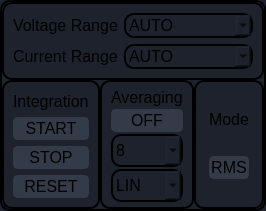
                              <widget class="QFrame" name="frame_pms_control">
                               <property name="styleSheet">
                                <string notr="true">border: 2px solid black;
border-radius: 10px;
background-color: rgb(29,34, 44);
</string>
                               </property>
                               <property name="frameShape">
                                <enum>QFrame::StyledPanel</enum>
                               </property>
                               <property name="frameShadow">
                                <enum>QFrame::Raised</enum>
                               </property>
                               <layout class="QVBoxLayout" name="verticalLayout_28">
                                <property name="spacing">
                                 <number>0</number>
                                </property>
                                <property name="leftMargin">
                                 <number>0</number>
                                </property>
                                <property name="topMargin">
                                 <number>0</number>
                                </property>
                                <property name="rightMargin">
                                 <number>0</number>
                                </property>
                                <property name="bottomMargin">
                                 <number>0</number>
                                </property>
                                <item>
                                 <widget class="QFrame" name="frame_pms_control__range">
                                  <property name="frameShape">
                                   <enum>QFrame::StyledPanel</enum>
                                  </property>
                                  <property name="frameShadow">
                                   <enum>QFrame::Raised</enum>
                                  </property>
                                  <layout class="QFormLayout" name="formLayout">
                                   <item row="0" column="0">
                                    <widget class="QLabel" name="label_pms_voltage_range">
                                     <property name="font">
                                      <font>
                                       <pointsize>12</pointsize>
                                      </font>
                                     </property>
                                     <property name="styleSheet">
                                      <string notr="true">border:none;</string>
                                     </property>
                                     <property name="text">
                                      <string>Voltage Range</string>
                                     </property>
                                    </widget>
                                   </item>
                                   <item row="0" column="1">
                                    <widget class="QComboBox" name="cbx_pms_voltage_range">
                                     <property name="maximumSize">
                                      <size>
                                       <width>16777215</width>
                                       <height>54</height>
                                      </size>
                                     </property>
                                     <property name="font">
                                      <font>
                                       <pointsize>12</pointsize>
                                      </font>
                                     </property>
                                     <item>
                                      <property name="text">
                                       <string>AUTO</string>
                                      </property>
                                     </item>
                                     <item>
                                      <property name="text">
                                       <string>10 mA</string>
                                      </property>
                                     </item>
                                    </widget>
                                   </item>
                                   <item row="1" column="0">
                                    <widget class="QLabel" name="label_pms_current_range">
                                     <property name="font">
                                      <font>
                                       <pointsize>12</pointsize>
                                      </font>
                                     </property>
                                     <property name="styleSheet">
                                      <string notr="true">border:none;</string>
                                     </property>
                                     <property name="text">
                                      <string>Current Range</string>
                                     </property>
                                    </widget>
                                   </item>
                                   <item row="1" column="1">
                                    <widget class="QComboBox" name="cbx_pms_current_range">
                                     <property name="maximumSize">
                                      <size>
                                       <width>16777215</width>
                                       <height>54</height>
                                      </size>
                                     </property>
                                     <property name="font">
                                      <font>
                                       <pointsize>12</pointsize>
                                      </font>
                                     </property>
                                     <item>
                                      <property name="text">
                                       <string>AUTO</string>
                                      </property>
                                     </item>
                                     <item>
                                      <property name="text">
                                       <string>10 mA</string>
                                      </property>
                                     </item>
                                    </widget>
                                   </item>
                                  </layout>
                                 </widget>
                                </item>
                                <item>
                                 <widget class="QFrame" name="frame_pms_control_lower">
                                  <property name="styleSheet">
                                   <string notr="true">border:none;</string>
                                  </property>
                                  <property name="frameShape">
                                   <enum>QFrame::StyledPanel</enum>
                                  </property>
                                  <property name="frameShadow">
                                   <enum>QFrame::Raised</enum>
                                  </property>
                                  <layout class="QHBoxLayout" name="horizontalLayout_18">
                                   <property name="spacing">
                                    <number>0</number>
                                   </property>
                                   <property name="leftMargin">
                                    <number>0</number>
                                   </property>
                                   <property name="topMargin">
                                    <number>0</number>
                                   </property>
                                   <property name="rightMargin">
                                    <number>0</number>
                                   </property>
                                   <property name="bottomMargin">
                                    <number>0</number>
                                   </property>
                                   <item>
                                    <widget class="QFrame" name="frame_pms_integration">
                                     <property name="styleSheet">
                                      <string notr="true">border: 2px solid black;
border-radius: 10px;</string>
                                     </property>
                                     <property name="frameShape">
                                      <enum>QFrame::StyledPanel</enum>
                                     </property>
                                     <property name="frameShadow">
                                      <enum>QFrame::Raised</enum>
                                     </property>
                                     <layout class="QVBoxLayout" name="verticalLayout_25">
                                      <item>
                                       <widget class="QLabel" name="label_pms_integration">
                                        <property name="sizePolicy">
                                         <sizepolicy hsizetype="Preferred" vsizetype="Minimum">
                                          <horstretch>0</horstretch>
                                          <verstretch>0</verstretch>
                                         </sizepolicy>
                                        </property>
                                        <property name="minimumSize">
                                         <size>
                                          <width>0</width>
                                          <height>20</height>
                                         </size>
                                        </property>
                                        <property name="maximumSize">
                                         <size>
                                          <width>16777215</width>
                                          <height>20</height>
                                         </size>
                                        </property>
                                        <property name="font">
                                         <font>
                                          <pointsize>12</pointsize>
                                         </font>
                                        </property>
                                        <property name="styleSheet">
                                         <string notr="true">border:none;</string>
                                        </property>
                                        <property name="text">
                                         <string>Integration</string>
                                        </property>
                                       </widget>
                                      </item>
                                      <item>
                                       <widget class="QPushButton" name="btn_pms_integration_start">
                                        <property name="font">
                                         <font>
                                          <pointsize>12</pointsize>
                                         </font>
                                        </property>
                                        <property name="styleSheet">
                                         <string notr="true">QPushButton {
	border: 2px solid rgb(52, 59, 72);
	border-radius: 5px;	
	background-color: rgb(52, 59, 72);
}
QPushButton:hover {
	background-color: rgb(57, 65, 80);
	border: 2px solid rgb(61, 70, 86);
}
QPushButton:pressed {	
	background-color: rgb(35, 40, 49);
	border: 2px solid rgb(43, 50, 61);
}</string>
                                        </property>
                                        <property name="text">
                                         <string>START</string>
                                        </property>
                                       </widget>
                                      </item>
                                      <item>
                                       <widget class="QPushButton" name="btn_pms_integration_stop">
                                        <property name="font">
                                         <font>
                                          <pointsize>12</pointsize>
                                         </font>
                                        </property>
                                        <property name="styleSheet">
                                         <string notr="true">QPushButton {
	border: 2px solid rgb(52, 59, 72);
	border-radius: 5px;	
	background-color: rgb(52, 59, 72);
}
QPushButton:hover {
	background-color: rgb(57, 65, 80);
	border: 2px solid rgb(61, 70, 86);
}
QPushButton:pressed {	
	background-color: rgb(35, 40, 49);
	border: 2px solid rgb(43, 50, 61);
}</string>
                                        </property>
                                        <property name="text">
                                         <string>STOP</string>
                                        </property>
                                       </widget>
                                      </item>
                                      <item>
                                       <widget class="QPushButton" name="btn_pms_integration_reset">
                                        <property name="font">
                                         <font>
                                          <pointsize>12</pointsize>
                                         </font>
                                        </property>
                                        <property name="styleSheet">
                                         <string notr="true">QPushButton {
	border: 2px solid rgb(52, 59, 72);
	border-radius: 5px;	
	background-color: rgb(52, 59, 72);
}
QPushButton:hover {
	background-color: rgb(57, 65, 80);
	border: 2px solid rgb(61, 70, 86);
}
QPushButton:pressed {	
	background-color: rgb(35, 40, 49);
	border: 2px solid rgb(43, 50, 61);
}</string>
                                        </property>
                                        <property name="text">
                                         <string>RESET</string>
                                        </property>
                                       </widget>
                                      </item>
                                     </layout>
                                    </widget>
                                   </item>
                                   <item>
                                    <widget class="QFrame" name="frame_pms_averaging">
                                     <property name="styleSheet">
                                      <string notr="true">border: 2px solid black;
border-radius: 10px;</string>
                                     </property>
                                     <property name="frameShape">
                                      <enum>QFrame::StyledPanel</enum>
                                     </property>
                                     <property name="frameShadow">
                                      <enum>QFrame::Raised</enum>
                                     </property>
                                     <layout class="QVBoxLayout" name="verticalLayout_26">
                                      <property name="spacing">
                                       <number>2</number>
                                      </property>
                                      <property name="topMargin">
                                       <number>5</number>
                                      </property>
                                      <property name="bottomMargin">
                                       <number>5</number>
                                      </property>
                                      <item>
                                       <widget class="QLabel" name="label_pms_averaging">
                                        <property name="sizePolicy">
                                         <sizepolicy hsizetype="Preferred" vsizetype="Minimum">
                                          <horstretch>0</horstretch>
                                          <verstretch>0</verstretch>
                                         </sizepolicy>
                                        </property>
                                        <property name="minimumSize">
                                         <size>
                                          <width>0</width>
                                          <height>20</height>
                                         </size>
                                        </property>
                                        <property name="maximumSize">
                                         <size>
                                          <width>16777215</width>
                                          <height>20</height>
                                         </size>
                                        </property>
                                        <property name="font">
                                         <font>
                                          <pointsize>12</pointsize>
                                         </font>
                                        </property>
                                        <property name="styleSheet">
                                         <string notr="true">border:none;</string>
                                        </property>
                                        <property name="text">
                                         <string>Averaging</string>
                                        </property>
                                       </widget>
                                      </item>
                                      <item>
                                       <widget class="QPushButton" name="btn_pms_averaging_toggle">
                                        <property name="font">
                                         <font>
                                          <pointsize>12</pointsize>
                                         </font>
                                        </property>
                                        <property name="styleSheet">
                                         <string notr="true">QPushButton {
	border: 2px solid rgb(52, 59, 72);
	border-radius: 5px;	
	background-color: rgb(52, 59, 72);
}
QPushButton:hover {
	background-color: rgb(57, 65, 80);
	border: 2px solid rgb(61, 70, 86);
}
QPushButton:pressed {	
	background-color: rgb(35, 40, 49);
	border: 2px solid rgb(43, 50, 61);
}</string>
                                        </property>
                                        <property name="text">
                                         <string>OFF</string>
                                        </property>
                                       </widget>
                                      </item>
                                      <item>
                                       <widget class="QComboBox" name="cbx_pms_averaging_count">
                                        <property name="maximumSize">
                                         <size>
                                          <width>16777215</width>
                                          <height>40</height>
                                         </size>
                                        </property>
                                        <property name="font">
                                         <font>
                                          <pointsize>12</pointsize>
                                         </font>
                                        </property>
                                        <item>
                                         <property name="text">
                                          <string>8</string>
                                         </property>
                                        </item>
                                        <item>
                                         <property name="text">
                                          <string>16</string>
                                         </property>
                                        </item>
                                        <item>
                                         <property name="text">
                                          <string>64</string>
                                         </property>
                                        </item>
                                       </widget>
                                      </item>
                                      <item>
                                       <widget class="QComboBox" name="cbx_pms_averaging_mode">
                                        <property name="maximumSize">
                                         <size>
                                          <width>16777215</width>
                                          <height>40</height>
                                         </size>
                                        </property>
                                        <property name="font">
                                         <font>
                                          <pointsize>12</pointsize>
                                         </font>
                                        </property>
                                        <item>
                                         <property name="text">
                                          <string>LIN</string>
                                         </property>
                                        </item>
                                        <item>
                                         <property name="text">
                                          <string>EXP</string>
                                         </property>
                                        </item>
                                       </widget>
                                      </item>
                                     </layout>
                                    </widget>
                                   </item>
                                   <item>
                                    <widget class="QFrame" name="frame_pms_measure_mode">
                                     <property name="styleSheet">
                                      <string notr="true">border: 2px solid black;
border-radius: 10px;</string>
                                     </property>
                                     <property name="frameShape">
                                      <enum>QFrame::StyledPanel</enum>
                                     </property>
                                     <property name="frameShadow">
                                      <enum>QFrame::Raised</enum>
                                     </property>
                                     <layout class="QVBoxLayout" name="verticalLayout_27">
                                      <property name="spacing">
                                       <number>13</number>
                                      </property>
                                      <property name="leftMargin">
                                       <number>13</number>
                                      </property>
                                      <property name="topMargin">
                                       <number>13</number>
                                      </property>
                                      <property name="rightMargin">
                                       <number>13</number>
                                      </property>
                                      <property name="bottomMargin">
                                       <number>13</number>
                                      </property>
                                      <item>
                                       <widget class="QLabel" name="label_pms_measure_mode">
                                        <property name="sizePolicy">
                                         <sizepolicy hsizetype="Preferred" vsizetype="Minimum">
                                          <horstretch>0</horstretch>
                                          <verstretch>0</verstretch>
                                         </sizepolicy>
                                        </property>
                                        <property name="maximumSize">
                                         <size>
                                          <width>16777215</width>
                                          <height>20</height>
                                         </size>
                                        </property>
                                        <property name="font">
                                         <font>
                                          <pointsize>12</pointsize>
                                         </font>
                                        </property>
                                        <property name="styleSheet">
                                         <string notr="true">border:none;</string>
                                        </property>
                                        <property name="text">
                                         <string>Mode</string>
                                        </property>
                                       </widget>
                                      </item>
                                      <item>
                                       <widget class="QPushButton" name="btn_pms_measure_mode">
                                        <property name="font">
                                         <font>
                                          <pointsize>12</pointsize>
                                         </font>
                                        </property>
                                        <property name="styleSheet">
                                         <string notr="true">QPushButton {
	border: 2px solid rgb(52, 59, 72);
	border-radius: 5px;	
	background-color: rgb(52, 59, 72);
}
QPushButton:hover {
	background-color: rgb(57, 65, 80);
	border: 2px solid rgb(61, 70, 86);
}
QPushButton:pressed {	
	background-color: rgb(35, 40, 49);
	border: 2px solid rgb(43, 50, 61);
}</string>
                                        </property>
                                        <property name="text">
                                         <string>RMS</string>
                                        </property>
                                       </widget>
                                      </item>
                                     </layout>
                                    </widget>
                                   </item>
                                  </layout>
                                 </widget>
                                </item>
                               </layout>
                              </widget>
